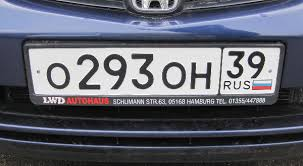
#> input picture Machine Learning/NIELIT/Day12/index.jpeg, 303 x 166 px
$ python Q6.py
#> lines starting #> are read from the running program, lines starting #| are printed output that depends on the picture; after the words box and inside, x2 and y2 are one past the last pixel; in counts of white or black regions, pixels touching at a corner belong together
import numpy as np
import cv2 as cv


licence_cascade=cv.CascadeClassifier('haarcascade_russian_plate_number.xml')

img=cv.imread('index.jpeg')
#> img is the input picture: shape (166, 303, 3); mean B, G, R 108.5, 97.9, 95.7

gray=cv.cvtColor(img,cv.COLOR_BGR2GRAY)
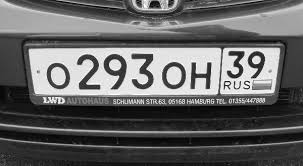
#> gray: shape (166, 303); min 0, max 255, mean 98.5

licence=licence_cascade.detectMultiScale(gray,1.25)
#> licence = [[28, 28, 255, 85]]


for (x,y,w,h) in licence:
    cv.rectangle(img,(x,y),(x+w,y+h),(255,0,0),2)
#> this loop made 1 pass
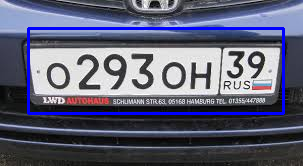
#> img: shape (166, 303, 3); 4.05% of pixels changed, all inside (x1, y1, x2, y2) = (27, 27, 285, 115)

cv.imshow('name', img)
cv.waitKey(0)
